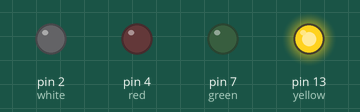
Bench run of a sketch on a simulated Arduino Uno, built with avr-gcc and run on an emulated ATmega328P. Shown: output pins drawn as LEDs (lit = HIGH).

Above: at 0.2 s.
At 1.2 s:
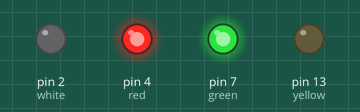
At 2.7 s:
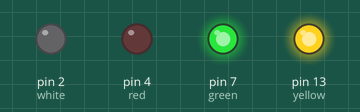
At 3.7 s:
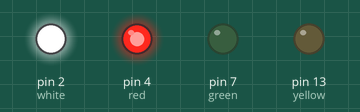
Timing chart, 0 to 4.6 s (numbered marks = the images above):
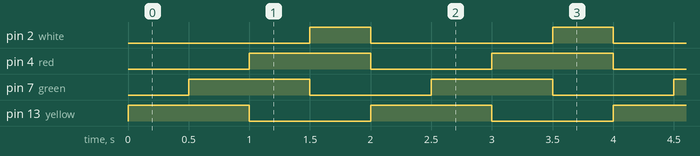

The sketch:

sketch_DancingLight.ino
```cpp
int yellow = 13;
int green = 7;
int red = 4;
int white = 2;
void setup() {
  // put your setup code here, to run once:
  pinMode(yellow, OUTPUT);
  pinMode(green, OUTPUT);
  pinMode(red, OUTPUT);
  pinMode(white, OUTPUT);
}
void loop() {
  // put your main code here, to run repeatedly:
  digitalWrite(yellow, HIGH);
  digitalWrite(green, LOW);
  digitalWrite(red, LOW);
  digitalWrite(white, LOW);
  delay(500);
  digitalWrite(yellow, HIGH);
  digitalWrite(green, HIGH);
  digitalWrite(red, LOW);
  digitalWrite(white, LOW);
  delay(500);
  digitalWrite(yellow, LOW);
  digitalWrite(green, HIGH);
  digitalWrite(red, HIGH);
  digitalWrite(white, LOW);
  delay(500);

  digitalWrite(green , LOW);
  digitalWrite(red ,HIGH);
  digitalWrite(white , HIGH);
  delay(500);
}
```

Measured:
- by itself, pin 2 (white): alternates HIGH for 0.50 s and LOW for 1.5 s
- by itself, pin 4 (red), pin 7 (green), pin 13 (yellow): alternates HIGH for 1.0 s and LOW for 1.0 s
- by itself, everything shown: repeats every 2.0 s, in 4 steps
